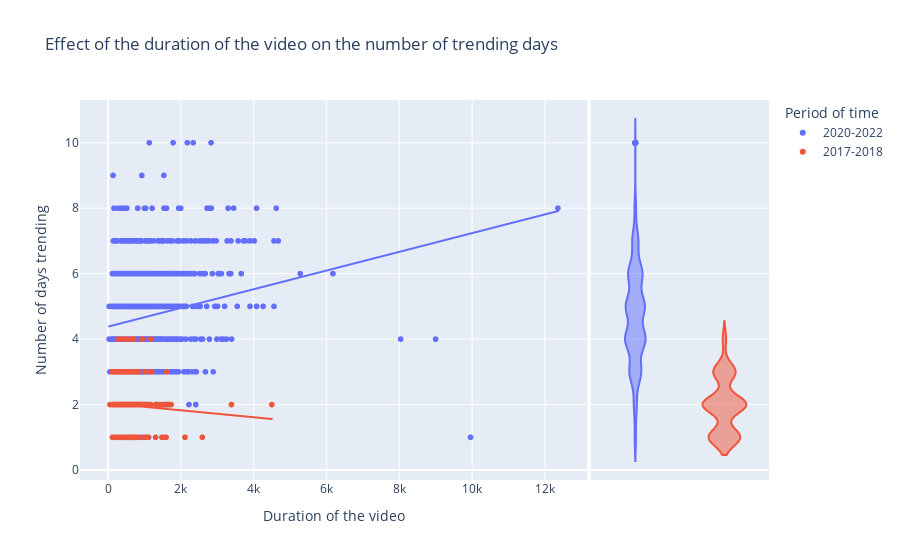

The notebook cell this image was saved under:
### Code cell
title = 'Effect of the duration of the video on the number of trending days'
labels = {'duration':'Duration of the video','period':'Period of time',"trendingDuration":'Number of days trending'}
fig = px.scatter(df[df.trendingDuration>0], x="duration", y="trendingDuration",color='period',labels=labels,title=title, trendline="ols", marginal_y='violin')
fig.show()

### Figure 1 — Plotly figure (JSON) as saved in the notebook; plotly's stock layout.template omitted (floating-point values rounded to 4 significant figures; data arrays with more than 128 entries replaced by an {"elided": "..."} marker saying what was removed)
{"data": [{"hovertemplate": "Period of time=2020-2022<br>Duration of the video=%{x}<br>Number of days trending=%{y}<extra></extra>", "legendgroup": "2020-2022", "marker": {"color": "#636efa", "symbol": "circle"}, "mode": "markers", "name": "2020-2022", "showlegend": true, "type": "scattergl", "x": {"elided": "1441 int values"}, "xaxis": "x", "y": {"elided": "1441 int values"}, "yaxis": "y"}, {"alignmentgroup": "True", "hovertemplate": "Period of time=2020-2022<br>Number of days trending=%{y}<extra></extra>", "legendgroup": "2020-2022", "marker": {"color": "#636efa", "symbol": "circle"}, "name": "2020-2022", "offsetgroup": "2020-2022", "scalegroup": "y", "showlegend": false, "type": "violin", "xaxis": "x2", "y": {"elided": "1441 int values"}, "yaxis": "y2"}, {"hovertemplate": "<b>OLS trendline</b><br>trendingDuration = 0.000285546 * duration + 4.38041<br>R<sup>2</sup>=0.026859<br><br>Period of time=2020-2022<br>Duration of the video=%{x}<br>Number of days trending=%{y} <b>(trend)</b><extra></extra>", "legendgroup": "2020-2022", "marker": {"color": "#636efa", "symbol": "circle"}, "mode": "lines", "name": "2020-2022", "showlegend": false, "type": "scattergl", "x": {"elided": "1441 int values"}, "xaxis": "x", "y": {"elided": "1441 float values"}, "yaxis": "y"}, {"hovertemplate": "Period of time=2017-2018<br>Duration of the video=%{x}<br>Number of days trending=%{y}<extra></extra>", "legendgroup": "2017-2018", "marker": {"color": "#EF553B", "symbol": "circle"}, "mode": "markers", "name": "2017-2018", "showlegend": true, "type": "scattergl", "x": {"elided": "330 int values"}, "xaxis": "x", "y": {"elided": "330 int values"}, "yaxis": "y"}, {"alignmentgroup": "True", "hovertemplate": "Period of time=2017-2018<br>Number of days trending=%{y}<extra></extra>", "legendgroup": "2017-2018", "marker": {"color": "#EF553B", "symbol": "circle"}, "name": "2017-2018", "offsetgroup": "2017-2018", "scalegroup": "y", "showlegend": false, "type": "violin", "xaxis": "x2", "y": {"elided": "330 int values"}, "yaxis": "y2"}, {"hovertemplate": "<b>OLS trendline</b><br>trendingDuration = -0.000106354 * duration + 2.03724<br>R<sup>2</sup>=0.003000<br><br>Period of time=2017-2018<br>Duration of the video=%{x}<br>Number of days trending=%{y} <b>(trend)</b><extra></extra>", "legendgroup": "2017-2018", "marker": {"color": "#EF553B", "symbol": "circle"}, "mode": "lines", "name": "2017-2018", "showlegend": false, "type": "scattergl", "x": {"elided": "330 int values"}, "xaxis": "x", "y": {"elided": "330 float values"}, "yaxis": "y"}], "layout": {"legend": {"title": {"text": "Period of time"}, "tracegroupgap": 0}, "title": {"text": "Effect of the duration of the video on the number of trending days"}, "xaxis": {"anchor": "y", "domain": [0, 0.7363], "title": {"text": "Duration of the video"}}, "xaxis2": {"anchor": "y2", "domain": [0.7413, 1], "matches": "x2", "showgrid": false, "showline": false, "showticklabels": false, "ticks": ""}, "yaxis": {"anchor": "x", "domain": [0, 1], "title": {"text": "Number of days trending"}}, "yaxis2": {"anchor": "x2", "domain": [0, 1], "matches": "y", "showgrid": true, "showticklabels": false}}}
